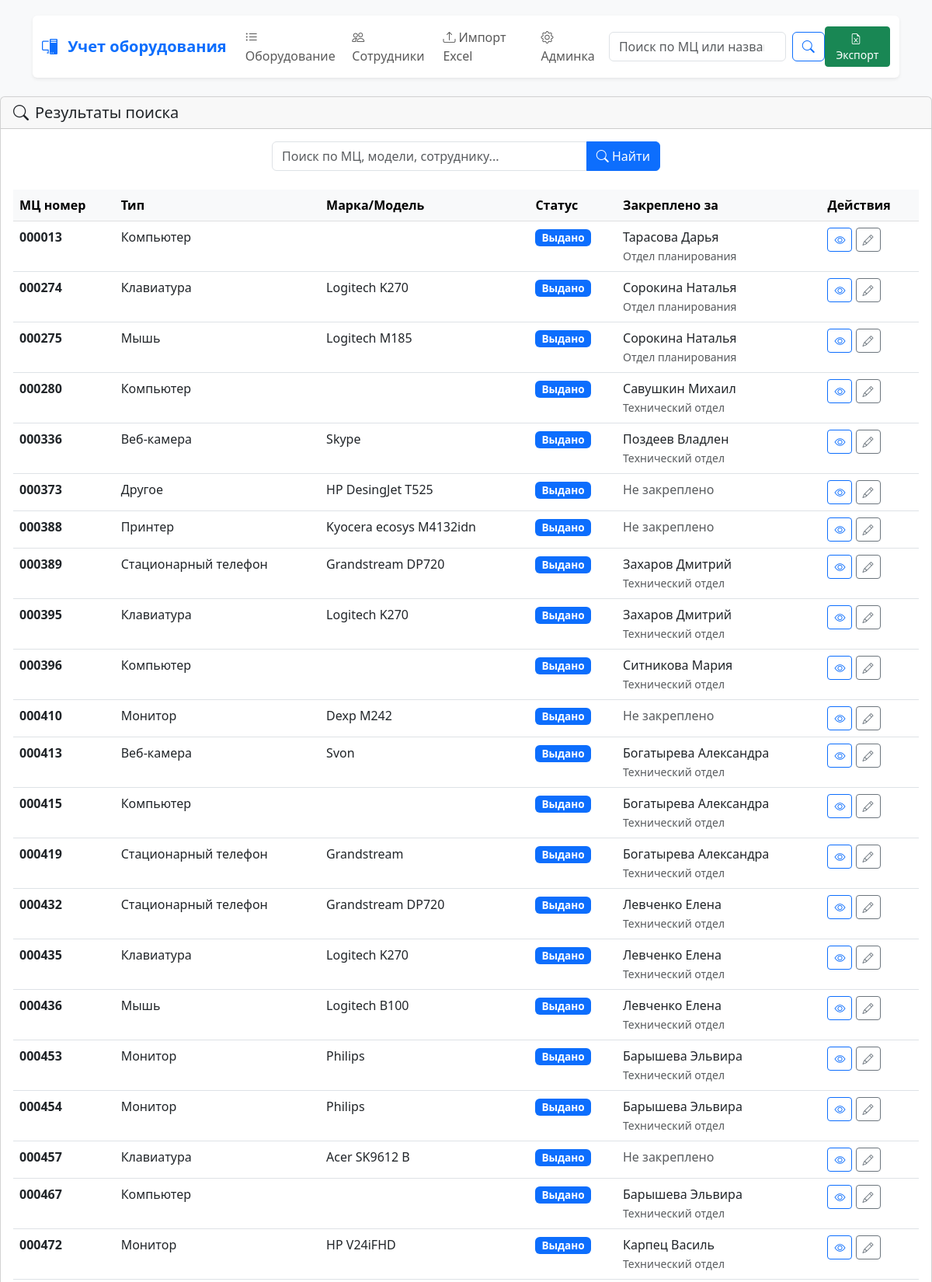
/equipment/search/ (upper part), run on the app's committed database.
### equipments/models.py (models this page shows, shortened)
class Equipment(models.Model):
    TYPE_CHOICES = [
        ('laptop', 'Ноутбук'),
        ('pc', 'Компьютер'),
        ('monitor', 'Монитор'),
        ('keyboard', 'Клавиатура'),
        ('mouse', 'Мышь'),
        ('printer', 'Принтер'),
        ('scanner', 'Сканер'),
        ('headphones', 'Наушники'),
        ('phone', 'Стационарный телефон'),
        ('webcam', 'Веб-камера'),
        ('other', 'Другое'),
    ]
    STATUS_CHOICES = [
        ('available', 'На складе'),
        ('issued', 'Выдано'),
        ('broken', 'Сломан'),
        ('repair', 'В ремонте'),
        ('written_off', 'Списан'),
    ]
    mc_number = models.CharField('Номер МЦ', max_length=20, db_index=True, blank=True, null=True)
    type = models.CharField('Тип', max_length=50, choices=TYPE_CHOICES)
    brand = models.CharField('Марка', max_length=100, blank=True)
    model = models.CharField('Модель', max_length=100, blank=True)
    serial_number = models.CharField('Серийный номер', max_length=100, blank=True)
    assigned_to = models.ForeignKey(
        Employee,
        on_delete=models.SET_NULL,
        null=True,
        blank=True,
        verbose_name='Закреплено за',
        related_name='equipment'
    )
    status = models.CharField('Статус', max_length=20, choices=STATUS_CHOICES, default='issued')
    purchase_date = models.DateField('Дата покупки', null=True, blank=True)
    warranty_until = models.DateField('Гарантия до', null=True, blank=True)
    notes = models.TextField('Примечания', blank=True)
    created_at = models.DateTimeField('Дата добавления', auto_now_add=True)
    updated_at = models.DateTimeField('Дата обновления', auto_now=True)
    class Meta:
        verbose_name = 'Оборудование'
        verbose_name_plural = 'Оборудование'
        ordering = ['mc_number']  # NULL значения будут в конце
        indexes = [
            models.Index(fields=['mc_number']),
            models.Index(fields=['type']),
            models.Index(fields=['status']),
        ]

### employees/models.py (models this page shows, shortened)
class Employee(models.Model):
    last_name = models.CharField('Фамилия', max_length=100)
    first_name = models.CharField('Имя', max_length=100)
    middle_name = models.CharField('Отчество', max_length=100, blank=True)
    department = models.ForeignKey(Department, on_delete=models.SET_NULL, null=True, blank=True, verbose_name='Отдел')
    position = models.CharField('Должность', max_length=100, blank=True)
    is_active = models.BooleanField('Работает', default=True)
    class Meta:
        verbose_name = 'Сотрудник'
        verbose_name_plural = 'Сотрудники'
        ordering = ['last_name', 'first_name']
    @property
    def full_name(self):
        return f"{self.last_name} {self.first_name} {self.middle_name}".strip()

class Department(models.Model):
    name = models.CharField('Название отдела', max_length=100, unique=True)
    short_name = models.CharField('Короткое название', max_length=20, blank=True)
    class Meta:
        verbose_name = 'Отдел'
        verbose_name_plural = 'Отделы'

### equipments/views.py (the view, shortened to what this page needs)
# urls.py: path('search/', views.equipment_search, name='equipment_search'),
def equipment_search(request):
    query = request.GET.get('q', '')
    equipments = Equipment.objects.select_related('assigned_to')
    context = {
        'equipments': equipments,
        'query': query,
        'results_count': equipments.count(),
    }
    return render(request, 'equipments/equipment_search.html', context)

### equipments/templates/equipments/equipment_search.html (shortened to what this page needs)
{% extends 'base.html' %}
{% block content %}
<div class="card">
    <div class="card-header">
        <h5 class="mb-0">
            <i class="bi bi-search me-2"></i>Результаты поиска
        </h5>
    </div>
    <div class="card-body">
        <div class="search-box mb-4">
            <form method="get" action="{% url 'equipments:equipment_search' %}" class="input-group">
                <input type="text" name="q" class="form-control"
                       placeholder="Поиск по МЦ, модели, сотруднику..."
                       value="{{ query|default:'' }}">
                <button class="btn btn-primary" type="submit">
                    <i class="bi bi-search"></i> Найти
                </button>
            </form>
        </div>
        {% if equipments %}
        <div class="table-responsive">
            <table class="table table-hover">
                <thead class="table-light">
                    <tr>
                        <th>МЦ номер</th>
                        <th>Тип</th>
                        <th>Марка/Модель</th>
                        <th>Статус</th>
                        <th>Закреплено за</th>
                        <th>Действия</th>
                    </tr>
                </thead>
                <tbody>
                    {% for item in equipments %}
                    <tr>
                        <td>
                            <strong>{{ item.mc_number }}</strong>
                        </td>
                        <td>{{ item.get_type_display }}</td>
                        <td>
                            {% if item.brand %}{{ item.brand }}{% endif %}
                            {% if item.model %}{{ item.model }}{% endif %}
                        </td>
                        <td>
                            {% if item.status == 'available' %}
                                <span class="badge bg-success status-badge">{{ item.get_status_display }}</span>
                            {% elif item.status == 'issued' %}
                                <span class="badge bg-primary status-badge">{{ item.get_status_display }}</span>
                            {% elif item.status == 'broken' %}
                                <span class="badge bg-danger status-badge">{{ item.get_status_display }}</span>
                            {% else %}
                                <span class="badge bg-warning text-dark status-badge">{{ item.get_status_display }}</span>
                            {% endif %}
                        </td>
                        <td>
                            {% if item.assigned_to %}
                                {{ item.assigned_to.full_name }}
                                {% if item.assigned_to.department %}
                                    <br><small class="text-muted">{{ item.assigned_to.department.name }}</small>
                                {% endif %}
                            {% else %}
                                <span class="text-muted">Не закреплено</span>
                            {% endif %}
                        </td>
                        <td>
                            <a href="{% url 'equipments:equipment_detail' item.pk %}" class="btn btn-sm btn-outline-primary">
                                <i class="bi bi-eye"></i>
                            </a>
                            <a href="/admin/equipments/equipment/{{ item.pk }}/change/"
                               class="btn btn-sm btn-outline-secondary" target="_blank">
                                <i class="bi bi-pencil"></i>
                            </a>
                        </td>
                    </tr>
                    {% endfor %}
                </tbody>
            </table>
        </div>
        {% elif query %}
        <div class="text-center py-5">
            <i class="bi bi-search display-1 text-muted"></i>
            <h5 class="mt-3">Ничего не найдено</h5>
            <p class="text-muted">Попробуйте изменить поисковый запрос</p>
        </div>
        {% else %}
        <div class="text-center py-5">
            <i class="bi bi-search display-1 text-muted"></i>
            <h5 class="mt-3">Введите поисковый запрос</h5>
            <p class="text-muted">Ищите по номеру МЦ, модели, бренду или сотруднику</p>
        </div>
        {% endif %}
    </div>
</div>
{% endblock %}

### templates/base.html (style rules this page uses)
body { padding-top: 20px; background-color: #f8f9fa; }
.card { box-shadow: 0 2px 4px rgba(0, 0, 0, .1); margin-bottom: 20px; }
.status-badge { font-size: 0.85em; padding: 4px 8px; }
.search-box { max-width: 500px; margin: 0 auto 20px; }

### data on the page
Equipment: mc_number "000013", type "Компьютер", status "Выдано", assigned_to.full_name "Тарасова Дарья", assigned_to.department.name "Отдел планирования"
Equipment: mc_number "000274", type "Клавиатура", brand "Logitech", model "K270", status "Выдано", assigned_to.full_name "Сорокина Наталья", assigned_to.department.name "Отдел планирования"
Equipment: mc_number "000275", type "Мышь", brand "Logitech", model "M185", status "Выдано", assigned_to.full_name "Сорокина Наталья", assigned_to.department.name "Отдел планирования"
Equipment: mc_number "000280", type "Компьютер", status "Выдано", assigned_to.full_name "Савушкин Михаил", assigned_to.department.name "Технический отдел"
Equipment: mc_number "000336", type "Веб-камера", brand "Skype", status "Выдано", assigned_to.full_name "Поздеев Владлен", assigned_to.department.name "Технический отдел"
Equipment: mc_number "000373", type "Другое", brand "HP", model "DesingJet T525", status "Выдано", shows "Не закреплено"
Equipment: mc_number "000388", type "Принтер", brand "Kyocera", model "ecosys M4132idn", status "Выдано", shows "Не закреплено"
Equipment: mc_number "000389", type "Стационарный телефон", brand "Grandstream", model "DP720", status "Выдано", assigned_to.full_name "Захаров Дмитрий", assigned_to.department.name "Технический отдел"
Equipment: mc_number "000395", type "Клавиатура", brand "Logitech", model "K270", status "Выдано", assigned_to.full_name "Захаров Дмитрий", assigned_to.department.name "Технический отдел"
Equipment: mc_number "000396", type "Компьютер", status "Выдано", assigned_to.full_name "Ситникова Мария", assigned_to.department.name "Технический отдел"
Equipment: mc_number "000410", type "Монитор", brand "Dexp", model "M242", status "Выдано", shows "Не закреплено"
Equipment: mc_number "000413", type "Веб-камера", brand "Svon", status "Выдано", assigned_to.full_name "Богатырева Александра", assigned_to.department.name "Технический отдел"
Equipment: mc_number "000415", type "Компьютер", status "Выдано", assigned_to.full_name "Богатырева Александра", assigned_to.department.name "Технический отдел"
Equipment: mc_number "000419", type "Стационарный телефон", brand "Grandstream", status "Выдано", assigned_to.full_name "Богатырева Александра", assigned_to.department.name "Технический отдел"
Equipment: mc_number "000432", type "Стационарный телефон", brand "Grandstream", model "DP720", status "Выдано", assigned_to.full_name "Левченко Елена", assigned_to.department.name "Технический отдел"
Equipment: mc_number "000435", type "Клавиатура", brand "Logitech", model "K270", status "Выдано", assigned_to.full_name "Левченко Елена", assigned_to.department.name "Технический отдел"
Equipment: mc_number "000436", type "Мышь", brand "Logitech", model "B100", status "Выдано", assigned_to.full_name "Левченко Елена", assigned_to.department.name "Технический отдел"
Equipment: mc_number "000453", type "Монитор", brand "Philips", status "Выдано", assigned_to.full_name "Барышева Эльвира", assigned_to.department.name "Технический отдел"
Equipment: mc_number "000454", type "Монитор", brand "Philips", status "Выдано", assigned_to.full_name "Барышева Эльвира", assigned_to.department.name "Технический отдел"
Equipment: mc_number "000457", type "Клавиатура", brand "Acer", model "SK9612 B", status "Выдано", shows "Не закреплено"
Equipment: mc_number "000467", type "Компьютер", status "Выдано", assigned_to.full_name "Барышева Эльвира", assigned_to.department.name "Технический отдел"
Equipment: mc_number "000472", type "Монитор", brand "HP", model "V24iFHD", status "Выдано", assigned_to.full_name "Карпец Василь", assigned_to.department.name "Технический отдел"
